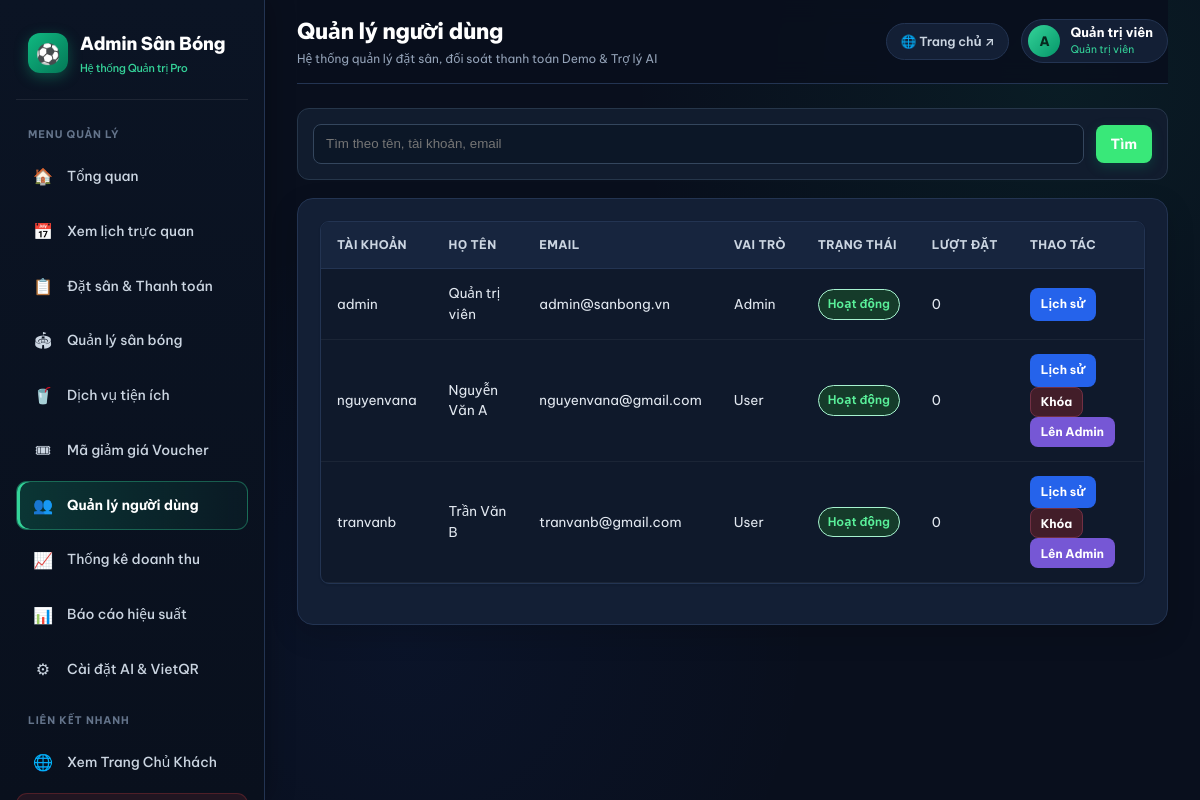
The page /admin/users.php (signed in) on the database its author committed.
### tables this page shows
CREATE TABLE users (
 id INT UNSIGNED AUTO_INCREMENT PRIMARY KEY,
 username VARCHAR(60) NOT NULL UNIQUE,
 password VARCHAR(255) NOT NULL,
 full_name VARCHAR(120) NOT NULL,
 phone VARCHAR(30) NOT NULL DEFAULT '',
 email VARCHAR(160) NOT NULL UNIQUE,
 role ENUM('user','admin') NOT NULL DEFAULT 'user',
 status ENUM('active','locked') NOT NULL DEFAULT 'active',
 created_at TIMESTAMP NOT NULL DEFAULT CURRENT_TIMESTAMP
);

### includes/auth.php (called while the page is built, shortened)
<?php
require_once __DIR__.'/../config/database.php';
function e($s){ return htmlspecialchars((string)$s, ENT_QUOTES, 'UTF-8'); }
function project_base(){
  static $base = null;
  if ($base === null) {
    $folder = basename(dirname(__DIR__));
    $base = '/' . $folder . '/';
  }
  return $base;
}
function current_user(){ global $pdo;
  $s=$pdo->prepare("SELECT * FROM users WHERE id=? AND status='active'"); $s->execute([$_SESSION['uid']]);
  $u=$s->fetch(); if(!$u){ session_destroy(); return null; } return $u; }
function require_login(){ $u=current_user(); if(!$u){ header('Location: '.project_base().'login.php'); exit; } return $u; }
function require_admin(){ $u=require_login(); if($u['role']!=='admin'){ http_response_code(403); header('Location: '.project_base().'index.php'); exit; } return $u; }

### admin/users.php (the view, shortened to what this page needs)
<?php
require_once '../includes/auth.php';
$adm=require_admin();
$q=trim($_GET['q']??''); $s=$pdo->prepare("SELECT u.*,(SELECT COUNT(*) FROM bookings WHERE user_id=u.id) n FROM users u WHERE username LIKE ? OR full_name LIKE ? OR email LIKE ? ORDER BY id");
$s->execute(["%$q%","%$q%","%$q%"]); $rows=$s->fetchAll();
$page='users'; $title='Quản lý người dùng'; include '../includes/admin_header.php'; ?>
<form class="sbar" method="get" style="background:#fff;margin:0 0 14px"><input name="q" placeholder="Tìm theo tên, tài khoản, email" value="<?=e($q)?>"><button class="btn">Tìm</button></form>
<div class="box"><?php if(!$rows): ?><div class="empty">Không tìm thấy người dùng.</div><?php else: ?><div class="tw"><table><tr><th>Tài khoản</th><th>Họ tên</th><th>Email</th><th>Vai trò</th><th>Trạng thái</th><th>Lượt đặt</th><th>Thao tác</th></tr>
<?php foreach($rows as $r): $self=$r['id']==$adm['id']; ?><tr><td><?=e($r['username'])?></td><td><?=e($r['full_name'])?></td><td><?=e($r['email'])?></td><td><?=$r['role']==='admin'?'Admin':'User'?></td>
<td><span class="tag <?=$r['status']==='active'?'green':'gray'?>"><?=$r['status']==='active'?'Hoạt động':'Đã khóa'?></span></td><td><?=$r['n']?></td><td><a class="btn sm bl" href="?view=<?=$r['id']?>">Lịch sử</a>
<?php if(!$self): foreach([['toggle',$r['status']==='active'?'Khóa':'Mở khóa','red',"Xác nhận thay đổi trạng thái tài khoản?"],['role',$r['role']==='admin'?'Hạ xuống User':'Lên Admin','pu',"Xác nhận đổi phân quyền?"]] as $b): ?>
<form class="inl" method="post" onsubmit="return confirm('<?=$b[3]?>')"><button class="btn sm <?=$b[2]?>"><?=$b[1]?></button></form> <?php endforeach; endif; ?></td></tr><?php endforeach; ?></table></div><?php endif; ?></div>
<?php include '../includes/admin_footer.php';

### includes/admin_header.php (shortened to what this page needs)
<?php
$base = project_base();
$adm_user = $adm ?? $admin ?? ['username' => 'admin', 'full_name' => 'Quản trị viên'];
$pending_bk_count = 0;
if (isset($pdo)) {
  try {
    $pending_bk_count = (int)$pdo->query("SELECT COUNT(*) FROM bookings WHERE status='pending'")->fetchColumn();
  } catch (Exception $e) {}
}
$pages = [
  'dashboard' => ['🏠', 'Tổng quan', 0],
  'calendar'  => ['📅', 'Xem lịch trực quan', 0],
  'bookings'  => ['📋', 'Đặt sân & Thanh toán', $pending_bk_count],
  'fields'    => ['🏟', 'Quản lý sân bóng', 0],
  'services'  => ['🥤', 'Dịch vụ tiện ích', 0],
  'vouchers'  => ['🎟', 'Mã giảm giá Voucher', 0],
  'users'     => ['👥', 'Quản lý người dùng', 0],
  'revenue'   => ['📈', 'Thống kê doanh thu', 0],
  'reports'   => ['📊', 'Báo cáo hiệu suất', 0],
  'settings'  => ['⚙', 'Cài đặt AI & VietQR', 0]
];
?><!DOCTYPE html>
<html lang="vi">
<head>
  <link rel="stylesheet" href="<?=$base?>assets/css/style.css">
  <link rel="stylesheet" href="<?=$base?>assets/css/admin.css">
</head>
<body class="adm">
<aside class="asb" id="asb">
  <div class="abrand">
    <div class="abrand-logo">⚽</div>
    <div>
      Admin Sân Bóng
      <span class="abrand-sub">Hệ thống Quản trị Pro</span>
    </div>
  </div>
  <div class="asb-group">Menu Quản Lý</div>
  <?php foreach($pages as $k => $v): ?>
    <a class="<?=($page??'')===$k?'on':''?>" href="<?=$base?>admin/<?=$k?>.php">
      <span class="nav-ic"><?=$v[0]?></span>
      <span><?=$v[1]?></span>
    </a>
  <?php endforeach; ?>
  <div class="asb-group">Liên Kết Nhanh</div>
  <a href="<?=$base?>index.php" target="_blank">
    <span class="nav-ic">🌐</span>
    <span>Xem Trang Chủ Khách</span>
  </a>
  <a class="out" href="<?=$base?>logout.php" onclick="return confirm('Bạn có chắc chắn muốn đăng xuất khỏi trang Quản trị?')">
  </a>
</aside>
<div class="amain">
  <header class="atop">
    <div class="atop-left">
      <div class="atop-title-wrap">
        <h2><?=e($title ?? 'Bảng điều khiển')?></h2>
        <small>Hệ thống quản lý đặt sân, đối soát thanh toán Demo & Trợ lý AI</small>
      </div>
    </div>
    <div class="atop-right">
      <a class="atop-btn" href="<?=$base?>index.php" target="_blank">🌐 Trang chủ ↗</a>
      <div class="atop-user">
        <div class="atop-avatar"><?=e(mb_strtoupper(mb_substr($adm_user['username'] ?? 'A', 0, 1)))?></div>
        <div>
          <b style="font-size:13px;display:block;line-height:1.2;color:#fff"><?=e($adm_user['full_name'] ?? $adm_user['username'])?></b>
          <small style="font-size:10.5px;color:#34d399;margin:0">Quản trị viên</small>
        </div>
      </div>
    </div>
  </header>

### rows shown on the page
users: username "A", full_name "Quản trị viên", username "admin", email "admin@sanbong.vn", role "Admin", status "Hoạt động", n "0"
users: username "nguyenvana", full_name "Nguyễn Văn A", email "nguyenvana@gmail.com", role "User", status "Hoạt động", n "0", b "Khóa", b "Lên Admin"
users: username "tranvanb", full_name "Trần Văn B", email "tranvanb@gmail.com", role "User", status "Hoạt động", n "0", b "Khóa", b "Lên Admin"

### other values the page prints
$v[0] "🏠"
$v[1] "Tổng quan"
$v[0] "📅"
$v[1] "Xem lịch trực quan"
$v[0] "📋"
$v[1] "Đặt sân & Thanh toán"
$v[0] "🏟"
$v[1] "Quản lý sân bóng"
$v[0] "🥤"
$v[1] "Dịch vụ tiện ích"
$v[0] "🎟"
$v[1] "Mã giảm giá Voucher"
$v[0] "👥"
$v[1] "Quản lý người dùng"
$v[0] "📈"
